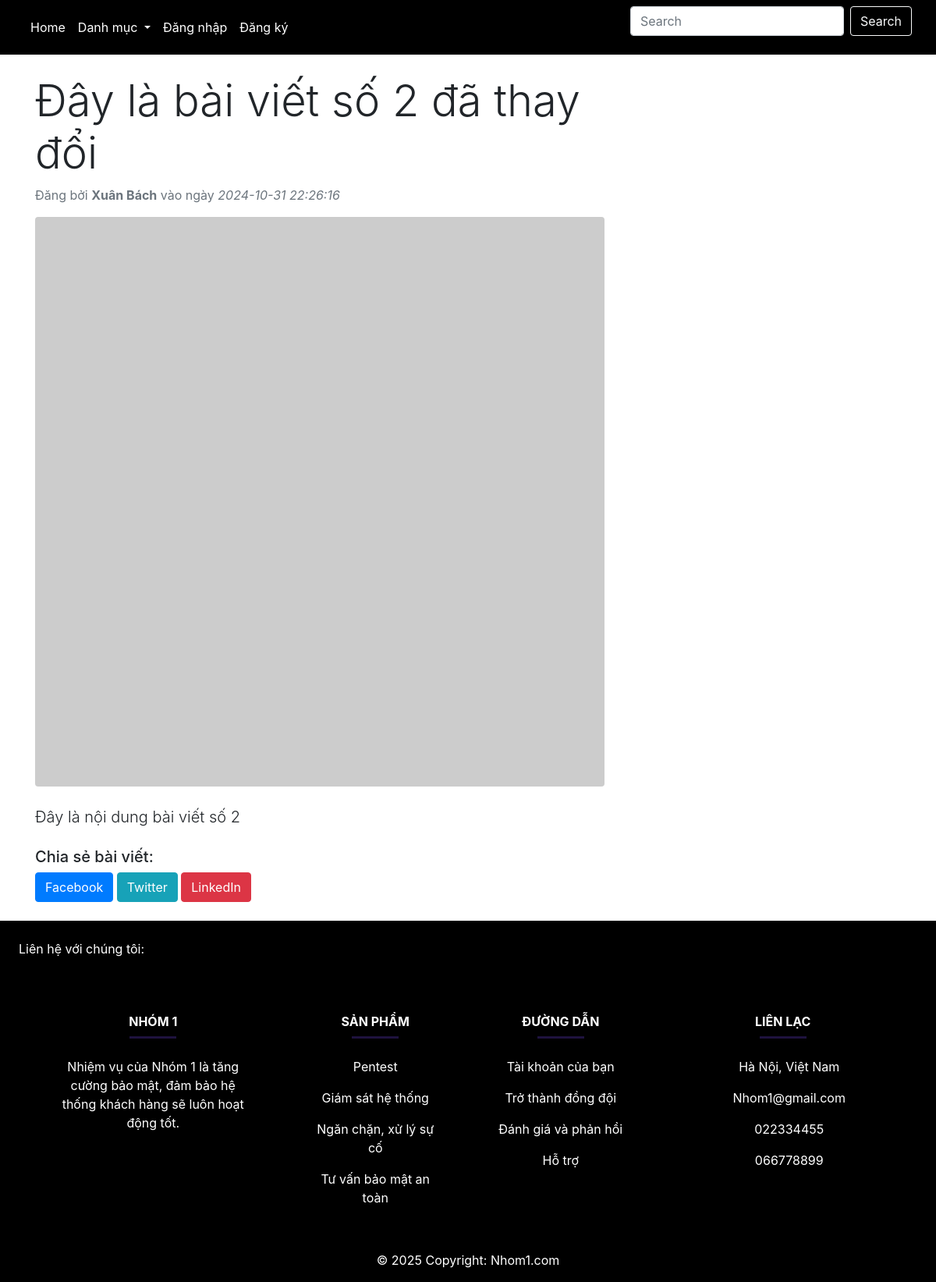
The app's page /index.php?type=detail&id=3, older data.
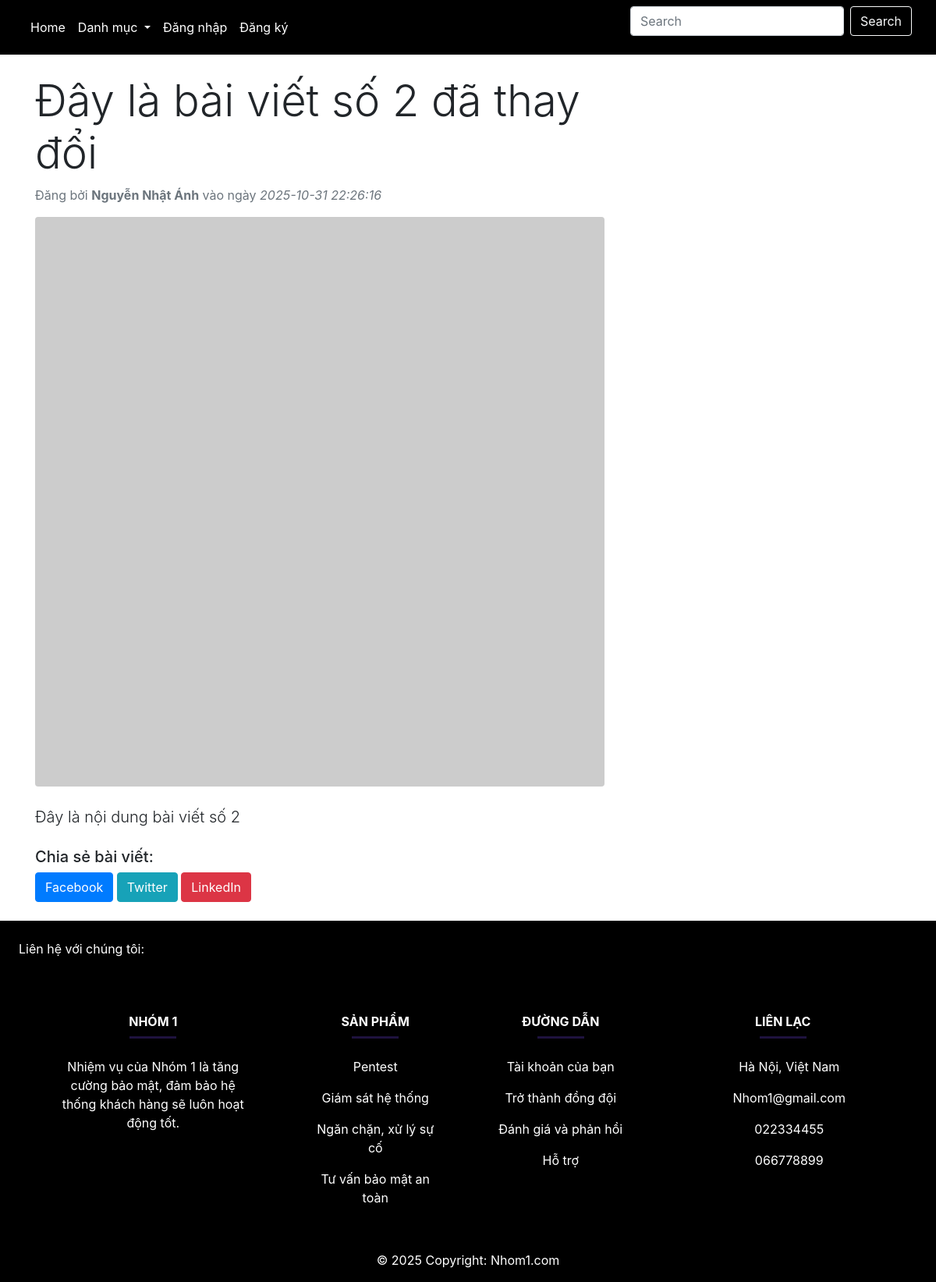
The same page, newer data.
### tables this page shows
CREATE TABLE `posts` (
  `id_post` bigint(20) NOT NULL,
  `postName` varchar(255) NOT NULL,
  `postImage` varchar(255) NOT NULL,
  `postDescription` varchar(255) NOT NULL,
  `postDate` datetime NOT NULL DEFAULT current_timestamp(),
  `postContent` varchar(10000) NOT NULL,
  `isAccepted` tinyint(4) NOT NULL DEFAULT 1,
  `note` varchar(255) NOT NULL,
  `user_id` bigint(20) NOT NULL,
  `category_id` bigint(20) DEFAULT 4
);

CREATE TABLE `users` (
  `id_user` bigint(20) NOT NULL,
  `userName` varchar(255) NOT NULL,
  `password` varchar(255) NOT NULL,
  `fullName` varchar(255) NOT NULL,
  `role_id` bigint(11) NOT NULL,
  `isActive` tinyint(4) NOT NULL DEFAULT 1
);

### app/controllers/user/detailControllers.php (called while the page is built, shortened)
<?php
$getPostById1 = getPostById1($_GET['id']);
include_once("app/views/user/postdetail.views.php");

### app/models/pdo.php (called while the page is built, shortened)
<?php
function pdo_get_connection()
{
    try {
        $conn = new PDO('mysql:host=' . DBHOST . ';dbname=' . DBNAME . ';charset=utf8mb4', DBUSER, DBPASS);
        $conn->setAttribute(PDO::ATTR_ERRMODE, PDO::ERRMODE_EXCEPTION);
        $conn->setAttribute(PDO::ATTR_EMULATE_PREPARES, false);
        return $conn;
    } catch (PDOException $e) {
        error_log("Database connection error: " . $e->getMessage());
        die("Lỗi kết nối cơ sở dữ liệu. Vui lòng thử lại sau.");
    }
}
function pdo_query_one($sql, ...$args)
{
    try {
        $conn = pdo_get_connection();
        $stmt = $conn->prepare($sql);
        $stmt->execute($args);
        $row = $stmt->fetch(PDO::FETCH_ASSOC);
        return $row;
    } catch (PDOException $e) {
        error_log("Query error: " . $e->getMessage());
        return false;
    } finally {
        unset($conn);
    }
}

### app/models/user/productModels.php (called while the page is built, shortened)
<?php
function getPostById1($id_post)
{
    $sql = "SELECT * FROM posts
          INNER JOIN post_categories ON posts.category_id = post_categories.id_post_category
          INNER JOIN users ON posts.user_id = users.id_user
          WHERE id_post=? AND post_categories.delCategory=0 AND users.isActive=0";
    return pdo_query_one($sql, $id_post);
}

### app/helpers/security.php (called while the page is built, shortened)
<?php
function e($string){
    return htmlspecialchars($string ?? '', ENT_QUOTES, 'UTF-8');
}

### app/views/user/postdetail.views.php (the view, shortened to what this page needs)
<!DOCTYPE html>
<html lang="vi">
<head>
    <link href="https://stackpath.bootstrapcdn.com/bootstrap/4.5.2/css/bootstrap.min.css" rel="stylesheet">
</head>
<body>
<div class="container mt-5">
    <div class="row mt-5">
        <div class="col-lg-8">
            <h1 class="display-4 mt-5"><?= e($getPostById1['postName']) ?></h1>
            <p class="text-muted">
              Đăng bởi <strong><?= e($getPostById1['fullName']) ?></strong>
              vào ngày <em><?= e($getPostById1['postDate']) ?></em>
            </p>
            <img src="<?= e($getPostById1['postImage']) ?>" alt="<?= e($getPostById1['postName']) ?>" class="img-fluid rounded mb-4">
            <div class="lead">
              <?= nl2br(e($getPostById1['postContent'])) ?>
            </div>
            <div class="my-4">
                <h5>Chia sẻ bài viết:</h5>
                <a href="https://www.facebook.com/sharer/sharer.php?u=<?= urlencode('http://'.$_SERVER['HTTP_HOST'].$_SERVER['REQUEST_URI']) ?>"
                   target="_blank" class="btn btn-primary">Facebook</a>
                <a href="https://twitter.com/intent/tweet?url=<?= urlencode('http://'.$_SERVER['HTTP_HOST'].$_SERVER['REQUEST_URI']) ?>&text=<?= urlencode($getPostById1['postName']) ?>"
                   target="_blank" class="btn btn-info">Twitter</a>
                <a href="https://www.linkedin.com/shareArticle?url=<?= urlencode('http://'.$_SERVER['HTTP_HOST'].$_SERVER['REQUEST_URI']) ?>"
                   target="_blank" class="btn btn-danger">LinkedIn</a>
            </div>
        </div>
    </div>
</div>
</body>
</html>

Row changes from the older to the newer data that the page shows:
changed posts "Đây là bài viết số 2 đã thay đổi": user.fullName "Xuân Bách" → "Nguyễn Nhật Ánh"; postDate "2024-10-31 22:26:16" → "2025-10-31 22:26:16"
